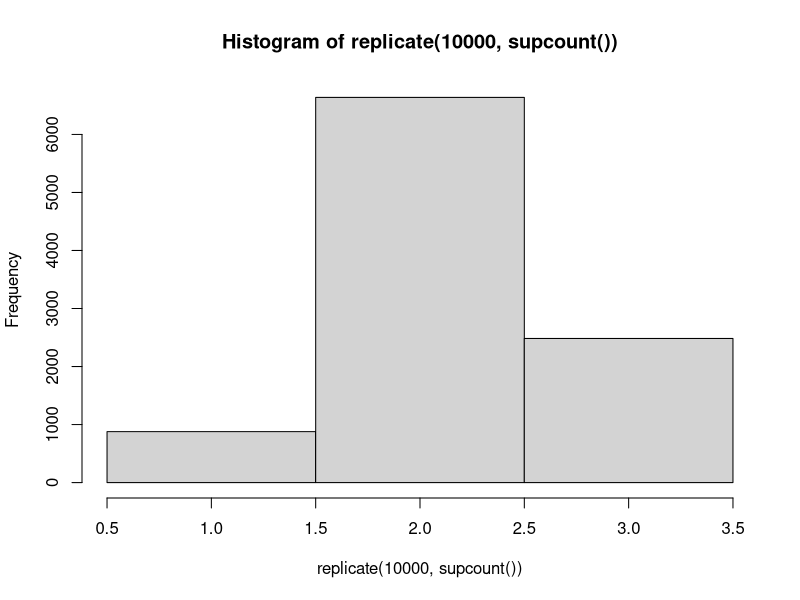

Here is the R script that generated this plot:
## ---- chunk 1
flipsum <- function(){
  sum(sample(c("H","T"),100,replace=T) == "H")
}
## ---- chunk 2
mean(replicate(10000,flipsum() == 50))
## ---- chunk 3
flipsum <- function(){
  sum(sample(c("H","T"),100,replace=T) == "H")
}
## ---- chunk 4
mean(replicate(10000,flipsum() >= 40 | flipsum() <= 60))
## ---- chunk 5
bin <- rep(c("A","B","C"),times=c(5,3,2))
supcount <- function(){
  length(unique(sample(bin,3)))
}
## ---- chunk 6
hist(replicate(10000,supcount()),breaks = .5 : 3.5)
## ---- chunk 7
bin <- rep(c("A","B","C"),times=c(5,3,2))
supcount <- function(){
  length(unique(sample(bin,3)))
}
## ---- chunk 8
mean(replicate(10000,supcount()==3))
## ---- chunk 9
drawABC <- function(){
  draw <- sample(LETTERS)
  max(c(which(draw=="A"),which(draw=="B"),which(draw=="C")))
}
## ---- chunk 10
mean(replicate(10000,drawABC()))
## ---- chunk 11
fliproll <- function(){
  flip <- sample(c(4,6),1,replace=T)
  roll <- sample(1:flip,1,replace=T)
}
## ---- chunk 12
mean(replicate(10000,fliproll()))
## ---- chunk 13
delaycalc <- function(){
  car <- sample(c(0,10),1)
  train <- sample(c(0,60),1,prob=c(9,1))
  sample(c(car,train),1,prob=c(4,6))
}
## ---- chunk 14
mean(replicate(10000,delaycalc()))
